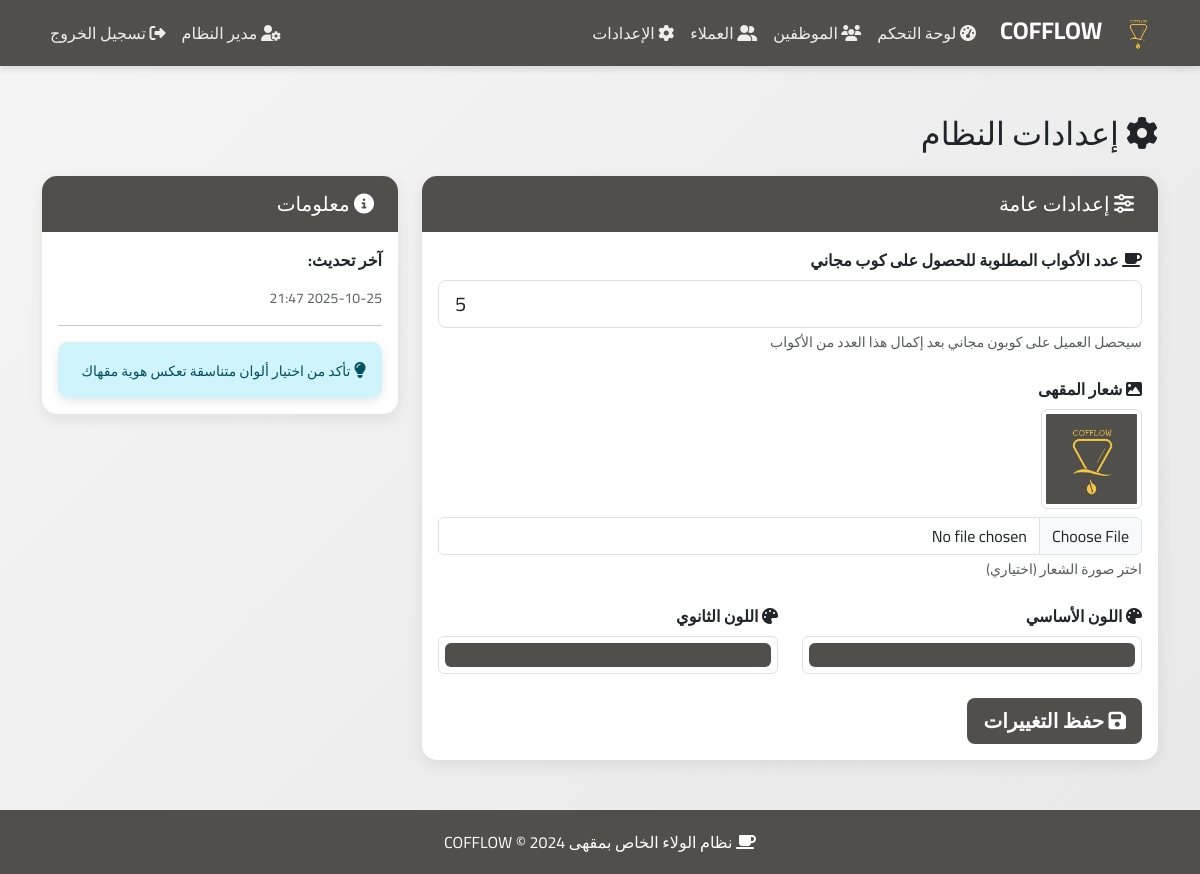
The app's page /admin/settings (signed in) with its own data.
### models.py (models this page shows, shortened)
class Settings(db.Model):
    __tablename__ = 'settings'
    id = db.Column(db.Integer, primary_key=True)
    cups_required = db.Column(db.Integer, default=6)  # عدد الأكواب المطلوبة للحصول على كوب مجاني
    logo_path = db.Column(db.String(255), nullable=True)
    primary_color = db.Column(db.String(7), default='#8B4513')  # لون بني للقهوة
    secondary_color = db.Column(db.String(7), default='#D2691E')
    updated_at = db.Column(db.DateTime, default=datetime.utcnow, onupdate=datetime.utcnow)

class User(UserMixin, db.Model):
    __tablename__ = 'users'
    id = db.Column(db.Integer, primary_key=True)
    name = db.Column(db.String(100), nullable=False)
    phone = db.Column(db.String(20), unique=True, nullable=False)
    email = db.Column(db.String(120), unique=True, nullable=True)
    password_hash = db.Column(db.String(255), nullable=False)
    role = db.Column(db.String(20), nullable=False)  # 'admin', 'employee', 'customer'
    cups_count = db.Column(db.Integer, default=0)  # للعملاء فقط
    created_at = db.Column(db.DateTime, default=datetime.utcnow)
    coupons = db.relationship('Coupon', backref='customer', lazy=True, foreign_keys='Coupon.customer_id')
    transactions = db.relationship('Transaction', backref='customer', lazy=True, foreign_keys='Transaction.customer_id')

### app.py (the view, shortened to what this page needs)
@app.route('/admin/settings', methods=['GET', 'POST'])
@login_required
@role_required('admin')
def admin_settings():
    settings = Settings.query.first()
    if not settings:
        settings = Settings()
        db.session.add(settings)
        db.session.commit()
    return render_template('admin/settings.html', settings=settings)

### app.py (called while the page is built)
@login_manager.user_loader
def load_user(user_id):
    return User.query.get(int(user_id))

@app.context_processor
def inject_settings():
    settings = Settings.query.first()
    lang = session.get('lang', 'ar')
    translations = get_all_translations(lang)
    return dict(settings=settings, lang=lang, t=translations)

def role_required(role):
    def decorator(f):
        @wraps(f)
        def decorated_function(*args, **kwargs):
            if not current_user.is_authenticated or current_user.role != role:
                flash('ليس لديك صلاحية للوصول إلى هذه الصفحة', 'danger')
                return redirect(url_for('index'))
            return f(*args, **kwargs)
        return decorated_function
    return decorator

@app.before_request
def make_session_permanent():
    if current_user.is_authenticated:
        session.permanent = True

### translations.py (called while the page is built)
def get_all_translations(lang):
    return TRANSLATIONS.get(lang, TRANSLATIONS['ar'])

### templates/admin/settings.html (shortened to what this page needs)
{% extends "base.html" %}
{% block content %}
<h2 class="mb-4">
    <i class="fas fa-cog"></i> إعدادات النظام
</h2>
<div class="row g-4">
    <div class="col-md-8">
        <div class="card">
            <div class="card-header">
                <h5 class="mb-0"><i class="fas fa-sliders-h"></i> إعدادات عامة</h5>
            </div>
            <div class="card-body">
                <form method="POST" action="{{ url_for('admin_settings') }}" enctype="multipart/form-data">
                    <div class="mb-4">
                        <label for="cups_required" class="form-label fw-bold">
                            <i class="fas fa-coffee"></i> عدد الأكواب المطلوبة للحصول على كوب مجاني
                        </label>
                        <input type="number" class="form-control form-control-lg" id="cups_required"
                               name="cups_required" value="{{ settings.cups_required if settings else 6 }}"
                               min="1" max="20" required>
                        <div class="form-text">
                            سيحصل العميل على كوبون مجاني بعد إكمال هذا العدد من الأكواب
                        </div>
                    </div>
                    <div class="mb-4">
                        <label for="logo" class="form-label fw-bold">
                            <i class="fas fa-image"></i> شعار المقهى
                        </label>
                        {% if settings and settings.logo_path %}
                        <div class="mb-2">
                            <img src="{{ url_for('static', filename='uploads/' + settings.logo_path) }}"
                                 alt="Logo" class="img-thumbnail" style="max-height: 100px;">
                        </div>
                        {% endif %}
                        <input type="file" class="form-control" id="logo" name="logo" accept="image/*">
                        <div class="form-text">اختر صورة الشعار (اختياري)</div>
                    </div>
                    <div class="row mb-4">
                        <div class="col-md-6">
                            <label for="primary_color" class="form-label fw-bold">
                                <i class="fas fa-palette"></i> اللون الأساسي
                            </label>
                            <input type="color" class="form-control form-control-color w-100"
                                   id="primary_color" name="primary_color"
                                   value="{{ settings.primary_color if settings else '#8B4513' }}">
                        </div>
                        <div class="col-md-6">
                            <label for="secondary_color" class="form-label fw-bold">
                                <i class="fas fa-palette"></i> اللون الثانوي
                            </label>
                            <input type="color" class="form-control form-control-color w-100"
                                   id="secondary_color" name="secondary_color"
                                   value="{{ settings.secondary_color if settings else '#D2691E' }}">
                        </div>
                    </div>
                    <button type="submit" class="btn btn-primary btn-lg">
                        <i class="fas fa-save"></i> حفظ التغييرات
                    </button>
                </form>
            </div>
        </div>
    </div>
    <div class="col-md-4">
        <div class="card">
            <div class="card-header">
                <h5 class="mb-0"><i class="fas fa-info-circle"></i> معلومات</h5>
            </div>
            <div class="card-body">
                <p><strong>آخر تحديث:</strong></p>
                <p class="text-muted small">
                    {% if settings and settings.updated_at %}
                        {{ settings.updated_at.strftime('%Y-%m-%d %H:%M') }}
                    {% else %}
                        لم يتم التحديث بعد
                    {% endif %}
                </p>
                <hr>
                <div class="alert alert-info mb-0">
                    <i class="fas fa-lightbulb"></i>
                    <small>
                        تأكد من اختيار ألوان متناسقة تعكس هوية مقهاك
                    </small>
                </div>
            </div>
        </div>
    </div>
</div>
{% endblock %}

### templates/base.html (shortened to what this page needs)
<!DOCTYPE html>
<html lang="ar" dir="rtl">
<head>
    <link href="https://cdn.jsdelivr.net/npm/bootstrap@5.3.0/dist/css/bootstrap.rtl.min.css" rel="stylesheet">
    <link rel="stylesheet" href="https://cdnjs.cloudflare.com/ajax/libs/font-awesome/6.4.0/css/all.min.css">
</head>
<body>
    <nav class="navbar navbar-expand-lg navbar-dark sticky-top">
        <div class="container">
            <a class="navbar-brand" href="{{ url_for('index') }}">
                {% if settings and settings.logo_path %}
                    <img src="{{ url_for('static', filename='uploads/' + settings.logo_path) }}"
                         alt="Logo" style="height: 40px; margin-left: 10px; border-radius: 5px;">
                {% else %}
                    <i class="fas fa-coffee"></i>
                {% endif %}
                COFFLOW
            </a>
            <div class="collapse navbar-collapse" id="navbarNav">
                <ul class="navbar-nav me-auto">
                    {% if current_user.is_authenticated %}
                        {% if current_user.role == 'admin' %}
                            <li class="nav-item">
                                <a class="nav-link" href="{{ url_for('admin_dashboard') }}">
                                    <i class="fas fa-tachometer-alt"></i> لوحة التحكم
                                </a>
                            </li>
                            <li class="nav-item">
                                <a class="nav-link" href="{{ url_for('admin_employees') }}">
                                    <i class="fas fa-users"></i> الموظفين
                                </a>
                            </li>
                            <li class="nav-item">
                                <a class="nav-link" href="{{ url_for('admin_customers') }}">
                                    <i class="fas fa-user-friends"></i> العملاء
                                </a>
                            </li>
                            <li class="nav-item">
                                <a class="nav-link" href="{{ url_for('admin_settings') }}">
                                    <i class="fas fa-cog"></i> الإعدادات
                                </a>
                            </li>
                        {% endif %}
                    {% endif %}
                </ul>
                <ul class="navbar-nav">
                    {% if current_user.is_authenticated %}
                        {% if current_user.role == 'admin' %}
                        <li class="nav-item">
                            <a class="nav-link" href="{{ url_for('admin_profile') }}">
                                <i class="fas fa-user-cog"></i> {{ current_user.name }}
                            </a>
                        </li>
                        {% else %}
                        <li class="nav-item">
                            <span class="nav-link">
                                <i class="fas fa-user"></i> {{ current_user.name }}
                            </span>
                        </li>
                        {% endif %}
                        <li class="nav-item">
                            <a class="nav-link" href="{{ url_for('logout') }}">
                                <i class="fas fa-sign-out-alt"></i> تسجيل الخروج
                            </a>
                        </li>
                    {% endif %}
                </ul>
            </div>
        </div>
    </nav>
    <main class="container my-5">
        {% block content %}{% endblock %}
    </main>
    <footer class="footer text-center">
        <div class="container">
            <p class="mb-0">
                <i class="fas fa-coffee"></i>
                نظام الولاء الخاص بمقهى COFFLOW &copy; 2024
            </p>
        </div>
    </footer>
</body>
</html>

### records on screen
Settings: logo_path (picture), cups_required "5", primary_color "#514f4b", secondary_color "#514f4b", updated_at "2025-10-25 21:47"
User: name "مدير النظام"
